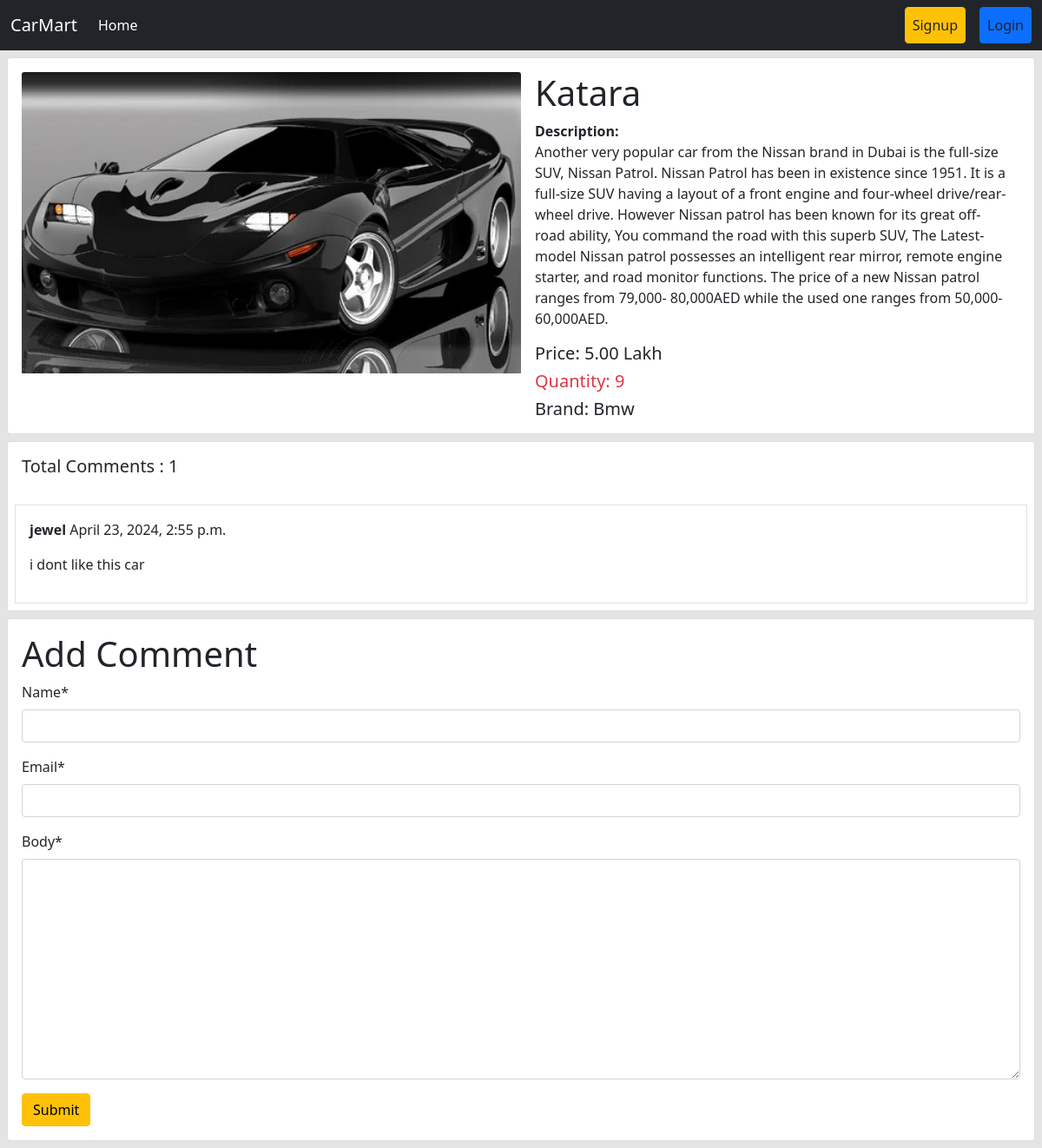
Screenshot of /car/details/8 with the database file from the repository.
### post/models.py (models this page shows, shortened)
class Car(models.Model):
    image = models.ImageField(upload_to='post/media/uploads/', blank = True, null = True)
    name = models.CharField(max_length=50)
    description = models.TextField(max_length=1000)
    price = models.DecimalField(max_digits=10, decimal_places=2)
    quantity = models.PositiveIntegerField()
    brand_name = models.ForeignKey(Category, on_delete=models.CASCADE)

class Comment(models.Model):
    post = models.ForeignKey(Car, on_delete=models.CASCADE, related_name='comments')
    name = models.CharField(max_length=30)
    email = models.EmailField()
    body = models.TextField()
    created_on = models.DateTimeField(auto_now_add=True)

### categorys/models.py (models this page shows)
class Category(models.Model):
    name = models.CharField(max_length=100)
    slug = models.SlugField(max_length=100,unique=True, null=True, blank=True)
    def __str__(self):
        return self.name

### post/views.py (the view, shortened to what this page needs)
# urls.py: path('details/<int:id>', views.DetailCarView.as_view(), name='details'),
class DetailCarView(DetailView):
    model = models.Car
    pk_url_kwarg = 'id'
    template_name = 'show_details.html'
    def get_context_data(self, **kwargs):
        context = super().get_context_data(**kwargs)
        car = self.object
        comments = car.comments.all()
        comment_form = forms.CommentForm()
        context['comments'] = comments
        context['comment_form'] = comment_form
        return context

### post/forms.py
class CommentForm(forms.ModelForm):
    class Meta:
        model = Comment
        fields = ['name', 'email', 'body']

### post/templates/show_details.html (shortened to what this page needs)
{% extends 'base.html' %}
{% load crispy_forms_tags %}
{% block content %}
<div class="col-12">
    <div class="card m-2">
        <div class="card-body d-flex">
            <div class="col-6">
                <img src="{{car.image.url}}" class="card-img-top" alt="..." style="width:100%;">
            </div>
            <div class="col-6 px-3">
                <h1 class="card-title">{{car.name}}</h1>
                <p class="card-text"><b>Description:</b> <br>{{car.description}}</p>
                <h5 4class="card-text">Price: {{car.price}} Lakh</h5>
                <h5 class="card-text text-danger">Quantity: {{car.quantity}}</h5>
                <h5 class="card-text">Brand: {{car.brand_name}}</h5>
            </div>
        </div>
    </div>
</div>
<div class="card m-2">
    <h5 class="p-3">Total Comments : {{comments | length}}</h5>
    {% for comment in comments %}
    <div class="card-body border m-2">
        <p><b>{{comment.name}}</b> {{comment.created_on}}</p>
        <p>{{comment.body}}</p>
    </div>
    {% endfor %}
</div>
<div class="card m-2">
    <div class="card-body">
        <form method="post">
            <h1>Add Comment</h1>
            {{comment_form | crispy}}
            <button class="btn btn-warning">Submit</button>
    </div>
</div>
{% endblock %}

### rows the page displays
Car: image (picture), name "Katara", description "Another very popular car from the Nissan brand in Dubai is the full-size SUV, Nissan Patrol. Nissan Patrol has been in existence since 1951. It is a full-size SUV having a layout of a front engine and four-wheel drive/rear-wheel drive. However Nissan patrol has been known for its great off-road ability, You command the road with this superb SUV, The Latest-model Nissan patrol possesses an intelligent rear mirror, remote engine starter, and road monitor functions. The price of a new Nissan patrol ranges from 79,000- 80,000AED while the used one ranges from 50,000- 60,000AED.", price "5.00", quantity "9", brand_name "Bmw"
Comment: name "jewel", created_on "April 23, 2024, 2:55 p.m.", body "i dont like this car"

### other values shown
{{ comments | length }} "1"
